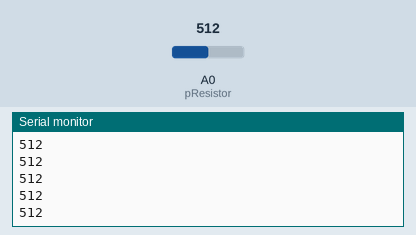
This sketch was run on a simulated Arduino Uno, built with avr-gcc and run on an emulated ATmega328P. Shown: the last lines printed to the serial monitor. Inputs (shaded band) come from the test bench; at power-on: A0 (pResistor) = 512.

Above: at 1.2 s.
1.3 s: A0 (pResistor) set to 710
At 1.9 s:
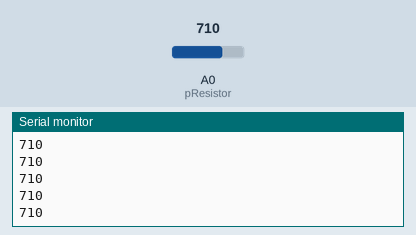
2.8 s: A0 (pResistor) set to 716
At 3.5 s:
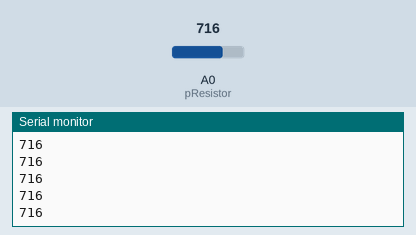
Timing chart, 0 to 5.8 s (numbered marks = the images above; inputs shaded):
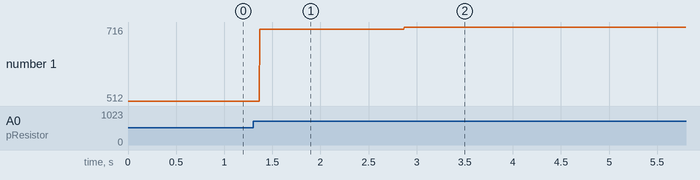

The sketch:

smallclock_LightSensorTester.ino
```cpp
int lightvalue;
const int pResistor = A0;


void setup() {
  Serial.begin(9600);


  pinMode(pResistor, INPUT);

}


void loop() {
 lightvalue = analogRead(pResistor);
           Serial.println(lightvalue);


      if (lightvalue > 800) {

      }
      if ((lightvalue > 250) && (lightvalue < 700)) {

      }
       if ((lightvalue > 50) && (lightvalue < 250)) {

      }
      if (lightvalue < 50) {

      }


}
```

Measured:
- after the input at 1.3 s, the serial monitor: prints a new line after 0.07 s (image 1)
- after the input at 2.8 s, the serial monitor: prints a new line after 0.07 s (image 2)
- plotted number 1: 512 → 710 after the input at 1.3 s, 710 → 716 after the input at 2.8 s
